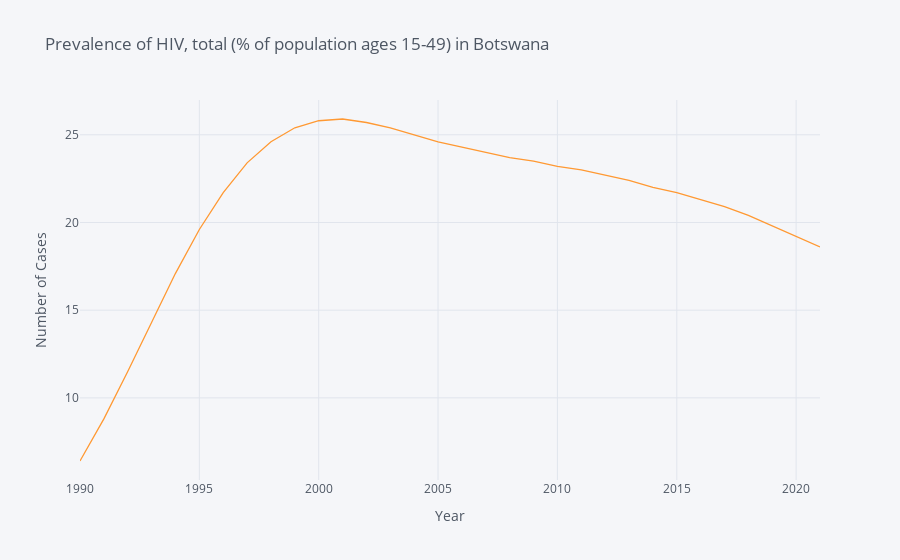

The code cell stored with this chart in its notebook:
### Code cell
data_bot.iplot(title="Prevalence of HIV, total (% of population ages 15-49) in Botswana",xTitle='Year',yTitle='Number of Cases')

### Figure 1 — Plotly figure (JSON) as saved in the notebook; plotly's stock layout.template omitted (floating-point values rounded to 4 significant figures)
{"data": [{"line": {"color": "rgba(255, 153, 51, 1.0)", "dash": "solid", "shape": "linear", "width": 1.3}, "mode": "lines", "name": "value", "text": "", "type": "scatter", "x": [1990, 1991, 1992, 1993, 1994, 1995, 1996, 1997, 1998, 1999, 2000, 2001, 2002, 2003, 2004, 2005, 2006, 2007, 2008, 2009, 2010, 2011, 2012, 2013, 2014, 2015, 2016, 2017, 2018, 2019, 2020, 2021], "y": [6.4, 8.8, 11.5, 14.3, 17.1, 19.6, 21.7, 23.4, 24.6, 25.4, 25.8, 25.9, 25.7, 25.4, 25, 24.6, 24.3, 24, 23.7, 23.5, 23.2, 23, 22.7, 22.4, 22, 21.7, 21.3, 20.9, 20.4, 19.8, 19.2, 18.6]}], "layout": {"autosize": true, "legend": {"bgcolor": "#F5F6F9", "font": {"color": "#4D5663"}}, "paper_bgcolor": "#F5F6F9", "plot_bgcolor": "#F5F6F9", "title": {"font": {"color": "#4D5663"}, "text": "Prevalence of HIV, total (% of population ages 15-49) in Botswana"}, "xaxis": {"autorange": true, "gridcolor": "#E1E5ED", "range": [1990, 2021], "showgrid": true, "tickfont": {"color": "#4D5663"}, "title": {"font": {"color": "#4D5663"}, "text": "Year"}, "type": "linear", "zerolinecolor": "#E1E5ED"}, "yaxis": {"autorange": true, "gridcolor": "#E1E5ED", "range": [5.317, 26.98], "showgrid": true, "tickfont": {"color": "#4D5663"}, "title": {"font": {"color": "#4D5663"}, "text": "Number of Cases"}, "type": "linear", "zerolinecolor": "#E1E5ED"}}}
